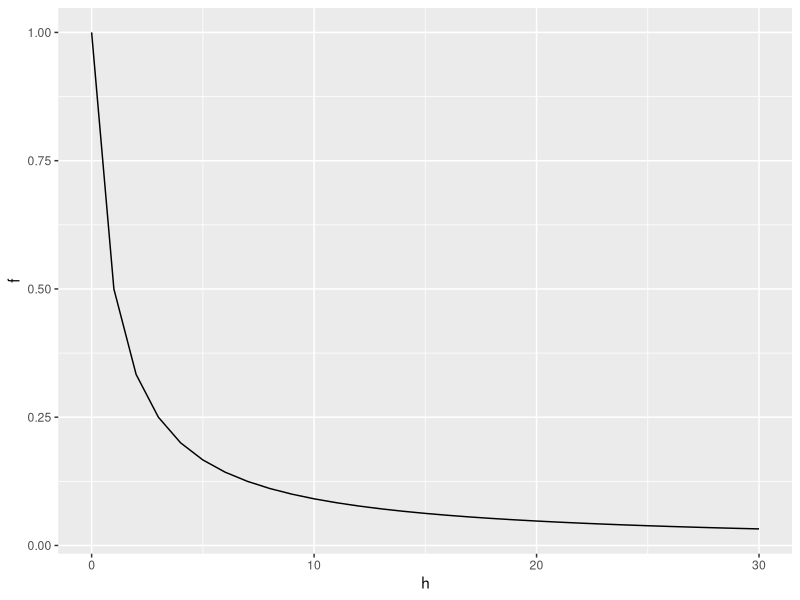
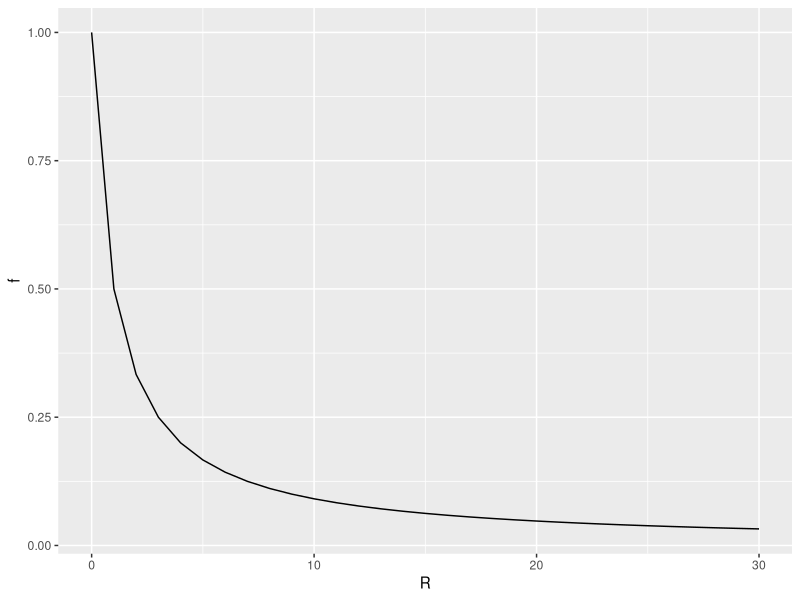

The R source for these figures, in order:
## ---- chunk 1
knitr::opts_chunk$set(echo = TRUE)
## ---- chunk 2
library(tidyverse)
library(magrittr)
library(deSolve)
## ---- chunk 3
dat1 <- tibble(h = seq(0,30,by=1),
               R = 1)
dat1 %<>% mutate(f = R/(1+h*R))
dat1 %>% ggplot(., aes(x=h, y=f)) + geom_line()

dat2 <- tibble(h = 1,
               R = seq(30,0,by=-1))
dat2 %<>% mutate(f = 1/(1+h*R))
dat2 %>% ggplot(., aes(x=R, y=f)) + geom_line()
